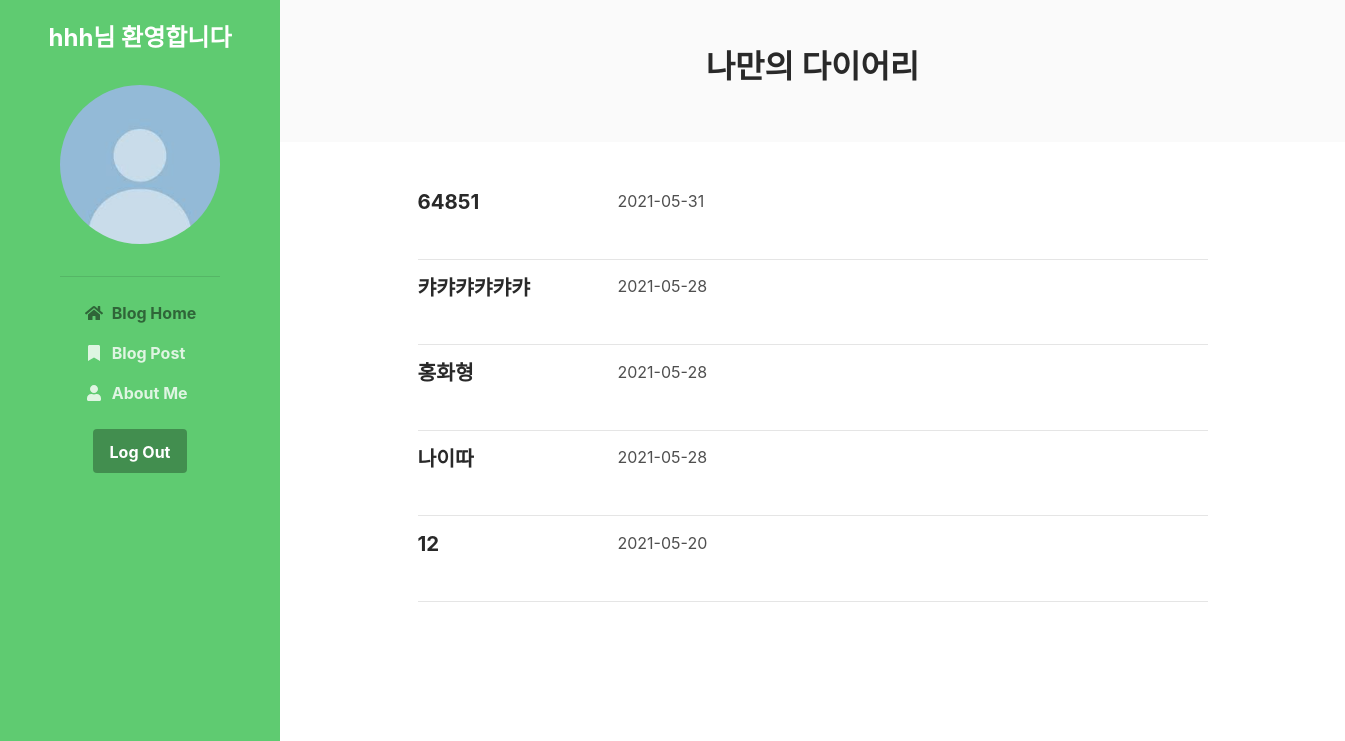
Screenshot of /main (signed in) with the database file from the repository.
### models.py (models this page shows)
class Diary(db.Model):
    __tablename__ = 'diarytable'
    id = db.Column(db.Integer, primary_key = True)
    userid = db.Column(db.String(100), db.ForeignKey('usertable.userid'), nullable = False)
    diary_title = db.Column(db.String(100))
    diary_date = db.Column(db.String(8))
    diary_content = db.Column(db.String(1000))
    diary_image = db.Column(db.BLOB,nullable = True)

### app.py (the view)
@app.route('/main')
def main():
    userid = session.get('userid',None)
    diarytable = Diary.query.filter_by(userid = userid).order_by(Diary.diary_date.desc()).all()
    return render_template('main.html', userid=userid, diarytable=diarytable)

### templates/main.html (shortened to what this page needs)
<!DOCTYPE html>
<html lang="en">
<head>
    <link id="theme-style" rel="stylesheet" href="static/diary/css/theme-1.css">
</head>
<body>
    <header class="header text-center">
        {%if userid %}
	    <h1 class="blog-name pt-lg-4 mb-0">{{userid}}님 환영합니다</h1>
	    <nav class="navbar navbar-expand-lg navbar-dark" >
			<div id="navigation" class="collapse navbar-collapse flex-column" >
				<div class="profile-section pt-3 pt-lg-0">
				    <img class="profile-image mb-3 rounded-circle mx-auto" src="static/diary/images/profile.png" alt="image" >
			        <hr>
                </div>
				<ul class="navbar-nav flex-column text-left">
					<li class="nav-item active">
					    <a class="nav-link" href="index.html"><i class="fas fa-home fa-fw mr-2"></i>Blog Home <span class="sr-only">(current)</span></a>
					</li>
					<li class="nav-item">
					    <a class="nav-link" href="blog-post.html"><i class="fas fa-bookmark fa-fw mr-2"></i>Blog Post</a>
					</li>
					<li class="nav-item">
					    <a class="nav-link" href="about.html"><i class="fas fa-user fa-fw mr-2"></i>About Me</a>
					</li>
				</ul>
				<div class="my-2 my-md-3">
				    <button class="btn btn-primary" onclick="location.href='/signout'">Log Out</button>
				</div>
			</div>
		</nav>
    </header>
    <div class="main-wrapper">
	    <section class="cta-section theme-bg-light py-5">
		    <div class="container text-center">
			    <h2 class="heading">나만의 다이어리</h2>
		    </div>
	    </section>
        {% block content %}
	    <section class="blog-list px-3 py-5 p-md-5">
		    <div class="container">
			    <div class="item mb-5">
				    <div class="media">
                        <div class="media-body">
                            {% for diary in diarytable %}
						    <h3 class="title mb-1"><a href="/main/{{diary.id}}">{{diary.diary_title}}</a></h3>
                            <p id="date">{{diary.diary_date}}</p>
                            <hr>
                            {% endfor %}
					    </div>
				    </div>
			    </div>
		    </div>
	    </section>
        {% endblock %}
        {% endif %}
    </div>
</body>
</html>

### templates/main.html (style rules this page uses)
#date { position: relative; left: 200px; bottom: 30px; }

### rows the page displays
Diary: diary_title "64851", diary_date "2021-05-31"
Diary: diary_title "캬캬캬캬캬캬", diary_date "2021-05-28"
Diary: diary_title "홍화형", diary_date "2021-05-28"
Diary: diary_title "나이따", diary_date "2021-05-28"
Diary: diary_title "12", diary_date "2021-05-20"

### other values shown
{{ userid }} "hhh"
